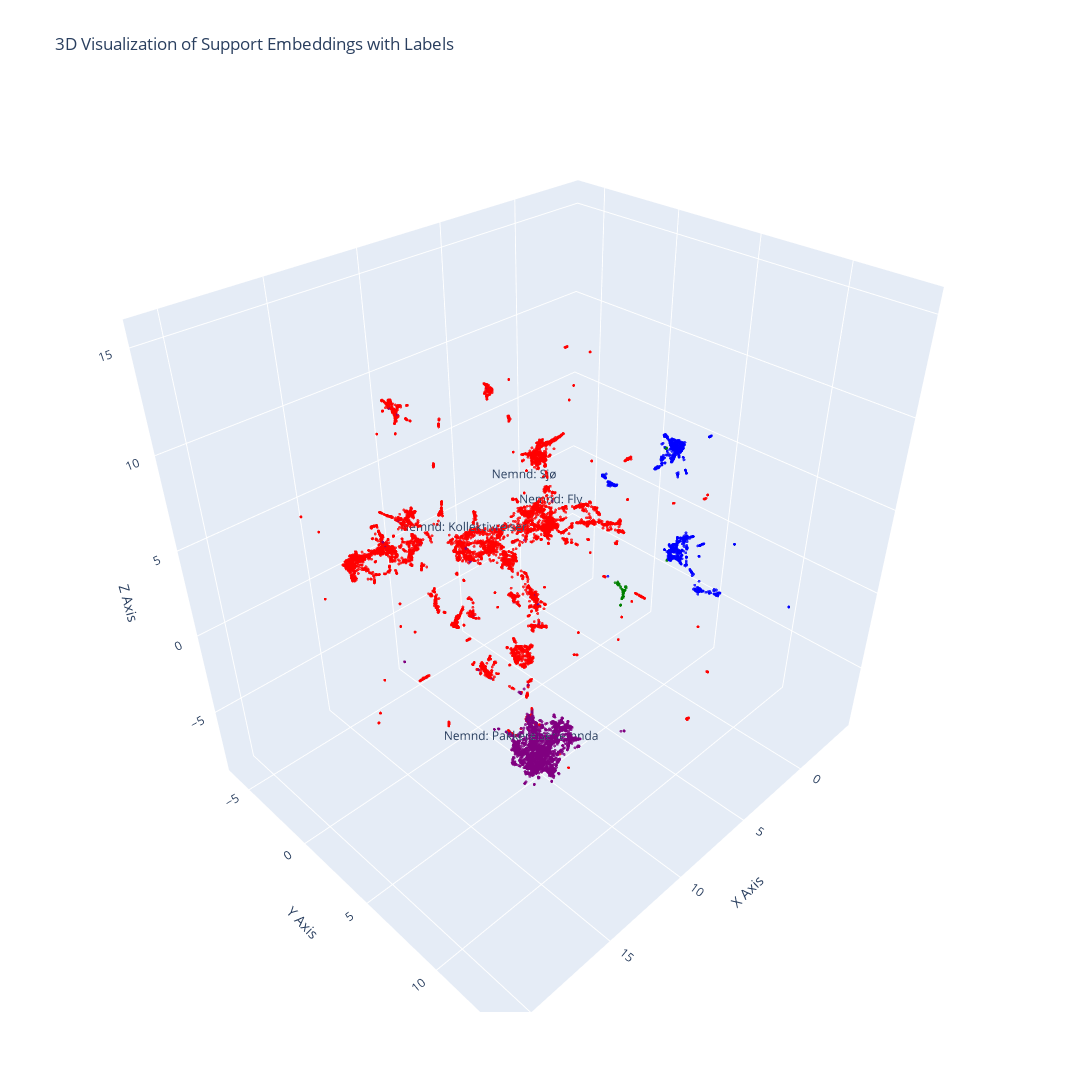

The notebook cell this image was saved under:
### Code cell
import plotly.graph_objects as go
from umap import UMAP

# 1. Modify UMAP to project to 3D
mapper = UMAP(n_components=3).fit(support_embeddings)

# Extract the 3D coordinates
x = mapper.embedding_[:, 0]
y = mapper.embedding_[:, 1]
z = mapper.embedding_[:, 2]

# Define colors based on your int_values (assumes int_values is an integer list representing the nemnd category for each point)
colors = ["red", "green", "blue", "purple"]

# Generate labels for each point
labels = [f"Nemnd: {nemnd}" for nemnd in nemnd_keywords]  # Assuming nemnd_keywords is a list of strings for each point

# Create the 3D scatter plot
fig = go.Figure(data=[go.Scatter3d(
    x=x,
    y=y,
    z=z,
    mode='markers+text',  # Add '+text' to show labels
    marker=dict(
        size=1,  # Increased for better visibility
        opacity=0.8,
        color=int_values,  # setting colors based on category
        colorscale=colors,  # using custom color scale
        showscale=False  # Removes the color bar
    ),
    text=labels,  # Labels for each point
    textposition="top center",  # Position the labels
    hovertext=labels,  # Show labels on hover
    hoverinfo="text"  # Display hover information
)])

# Set titles, axis labels, and figure size
fig.update_layout(
    title="3D Visualization of Support Embeddings with Labels",
    scene=dict(
        xaxis_title='X Axis',
        yaxis_title='Y Axis',
        zaxis_title='Z Axis'
    ),
    width=1600,  # 4 times the default width (400 x 4)
    height=1600  # 4 times the default height (400 x 4)
)

fig.show()

### Figure 1 — Plotly figure (JSON) as saved in the notebook; plotly's stock layout.template omitted (floating-point values rounded to 4 significant figures; data arrays with more than 128 entries replaced by an {"elided": "..."} marker saying what was removed)
{"data": [{"hoverinfo": "text", "hovertext": ["Nemnd: Fly", "Nemnd: Sjø", "Nemnd: Kollektivreiser", "Nemnd: Pakkereisenemnda"], "marker": {"color": {"elided": "13974 int values"}, "colorscale": [[0, "red"], [0.3333, "green"], [0.6667, "blue"], [1, "purple"]], "opacity": 0.8, "showscale": false, "size": 1}, "mode": "markers+text", "text": ["Nemnd: Fly", "Nemnd: Sjø", "Nemnd: Kollektivreiser", "Nemnd: Pakkereisenemnda"], "textposition": "top center", "type": "scatter3d", "x": {"elided": "13974 float values"}, "y": {"elided": "13974 float values"}, "z": {"elided": "13974 float values"}}], "layout": {"height": 1600, "scene": {"aspectmode": "auto", "aspectratio": {"x": 1.081, "y": 0.8814, "z": 1.049}, "xaxis": {"title": {"text": "X Axis"}, "type": "linear"}, "yaxis": {"title": {"text": "Y Axis"}, "type": "linear"}, "zaxis": {"title": {"text": "Z Axis"}, "type": "linear"}}, "title": {"text": "3D Visualization of Support Embeddings with Labels"}, "width": 1600}}
